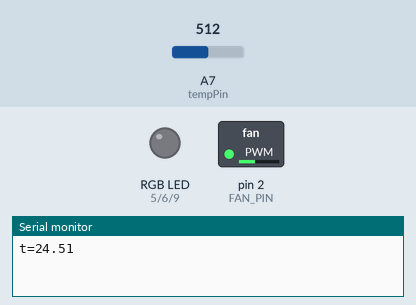
This sketch was run on a simulated Arduino Nano, built with avr-gcc and run on an emulated ATmega328P. Parts: switched loads named in the sketch (green lamp = pin HIGH), an RGB LED mixed from three pins (HIGH = lit), the last lines printed to the serial monitor. Inputs (shaded band) come from the test bench; at power-on: A7 (tempPin) = 512.

Above: at 3.2 s.
3.3 s: A7 (tempPin) set to 459
10.3 s: A7 (tempPin) set to 438
At 10.7 s:
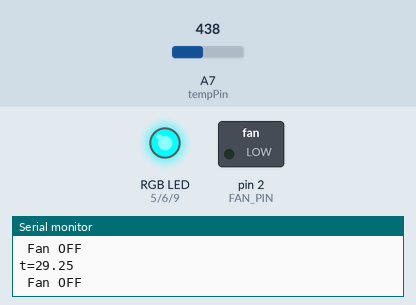
20.2 s: A7 (tempPin) set to 511
At 25.6 s:
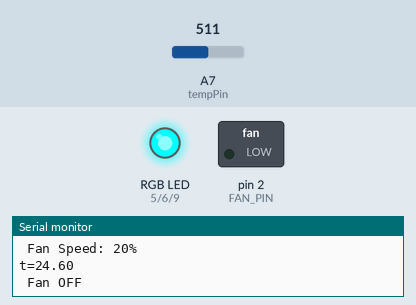
26.6 s: A7 (tempPin) set to 306
At 30.8 s:
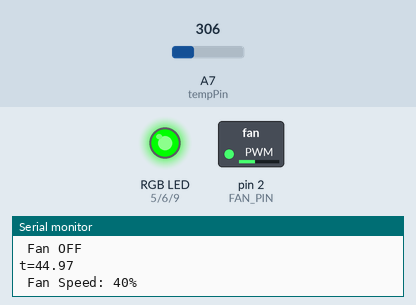
33.0 s: A7 (tempPin) set to 268
40.0 s: A7 (tempPin) set to 242
At 45.7 s:
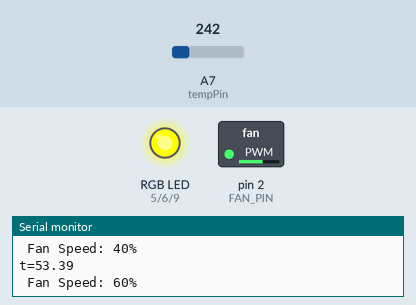
Timing chart, 0 to 49.3 s (numbered marks = the images above; inputs shaded):
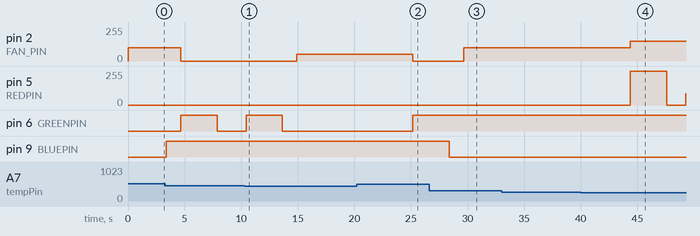

The sketch:

RgbBus.ino
```cpp
#define B 3950 // B-коэффициент
#define SERIAL_R 102000 // сопротивление последовательного резистора, 102 кОм
#define THERMISTOR_R 100000 // номинальное сопротивления термистора, 100 кОм
#define NOMINAL_T 25 // номинальная температура (при которой TR = 100 кОм)
#define REDPIN 5
#define GREENPIN 6
#define BLUEPIN 9
#include <TimerOne.h>
#include <OneWire.h>
#define FADESPEED 5     // чем выше число, тем медленнее будет fade-эффект

const byte tempPin = A7;

#define FAN_PIN 2

void setup() {
    Serial.begin( 9600 );
    Timer1.initialize(40);   // поставить частоту ШИМ 25 кГц (40 микросекунд)
    pinMode(FAN_PIN, OUTPUT);
    pinMode( tempPin, INPUT );
    Timer1.pwm(FAN_PIN, 400);  // включить вентиляторы на 40%
    pinMode(REDPIN, OUTPUT);
    pinMode(GREENPIN, OUTPUT);
    pinMode(BLUEPIN, OUTPUT);
    delay(2000);
}

void loop() {
    int r, g, b;
    int t = analogRead( tempPin );
    float tr = 1023.0 / t - 1;
    tr = SERIAL_R / tr;
    //Serial.print("R=");
    //Serial.print(tr);
    Serial.print("t=");

    float steinhart;
    steinhart = tr / THERMISTOR_R; // (R/Ro)
    steinhart = log(steinhart); // ln(R/Ro)
    steinhart /= B; // 1/B * ln(R/Ro)
    steinhart += 1.0 / (NOMINAL_T + 273.15); // + (1/To)
    steinhart = 1.0 / steinhart; // Invert
    steinhart -= 273.15;
    Serial.println(steinhart);
    int temp=steinhart;
    delay(100);


if(temp < 30 )
    { r=0;g=0;b=0;
      analogWrite(REDPIN, r);
      analogWrite(GREENPIN, g);
      analogWrite(BLUEPIN, b);
      for(b=0;b<256;b++){
      analogWrite(BLUEPIN, b);
      delay(FADESPEED);}
      for(g=0;g<256;g++){
      analogWrite(GREENPIN, g);
      delay(FADESPEED);}
      Timer1.pwm(FAN_PIN, 0);
      Serial.print(" Fan OFF\n");
      delay(100);

    }
    else if(temp>=30 && temp<=40)
    {  r=0;g=0;b=0;
      analogWrite(REDPIN, r);
      analogWrite(GREENPIN, g);
      analogWrite(BLUEPIN, b);
      for(b=0;b<256;b++){
      analogWrite(BLUEPIN, b);
      delay(FADESPEED);}

      Timer1.pwm(FAN_PIN, 200);
      Serial.print(" Fan Speed: 20%\n");
      delay(100);

    }
    else if(temp>=40 && temp<=50)
    {
      r=0;g=0;b=0;
      analogWrite(REDPIN, r);
      analogWrite(GREENPIN, g);
      analogWrite(BLUEPIN, b);
      for(g=0;g<256;g++){
      analogWrite(GREENPIN, g);
      delay(FADESPEED);}

      Timer1.pwm(FAN_PIN, 400);
      Serial.print(" Fan Speed: 40%\n");
      delay(100);
    }
    else if(temp>=50 && temp<=60)
    { r=0;g=0;b=0;
      analogWrite(REDPIN, r);
      analogWrite(GREENPIN, g);
      analogWrite(BLUEPIN, b);
      for(g=0;g<256;g++){
      analogWrite(GREENPIN, g);
      delay(FADESPEED);}
      for(r=0;r<256;r++){
      analogWrite(REDPIN, r);
      delay(FADESPEED);}
      Timer1.pwm(FAN_PIN, 600);
      Serial.print(" Fan Speed: 60%\n");
      delay(100);
    }
    else if(temp>=60 && temp<=80){
      r=0;g=0;b=0;
      analogWrite(REDPIN, r);
      analogWrite(GREENPIN, g);
      analogWrite(BLUEPIN, b);
      for(r=0;r<256;r++){
      analogWrite(REDPIN, r);
      delay(FADESPEED);}
      for(g=0;g<145;g++){
      analogWrite(GREENPIN, g);
      delay(FADESPEED);}
      Timer1.pwm(FAN_PIN, 800);
      Serial.print(" Fan Speed: 80%\n");
      delay(100);

    }
    else if(temp>80){
      r=0;g=0;b=0;
      analogWrite(REDPIN, r);
      analogWrite(GREENPIN, g);
      analogWrite(BLUEPIN, b);
      for(r=0;r<256;r++){
      analogWrite(REDPIN, r);
      delay(FADESPEED);}
      Timer1.pwm(FAN_PIN, 1000);
      Serial.print(" Fan Speed: 100%\n");
      delay(100);

    }
  delay(3000);
}
```

Measured:
- the behaviour switches between 451 and 450 on A7 (tempPin) (found by bisection; images 0 and 1)
- the behaviour switches between 259 and 258 on A7 (tempPin) (found by bisection; images 3 and 4)
- after the input at 10.3 s, pin 2 (FAN_PIN): 0/255 → 50/255 after 4.6 s; pin 6 (GREENPIN): goes on until 13.6 s, then stays LOW; pin 9 (BLUEPIN): stays HIGH (without the input it goes to HIGH after 9.9 s)
- after the input at 20.2 s, pin 2 (FAN_PIN): 50/255 → 0/255 after 5.0 s; pin 6 (GREENPIN): LOW → HIGH after 5.0 s
- after the input at 26.6 s, pin 2 (FAN_PIN): 0/255 → 100/255 after 3.1 s; pin 6 (GREENPIN): stays HIGH (without the input it goes to LOW after 1.8 s); pin 9 (BLUEPIN): HIGH → LOW after 1.8 s
- after the input at 40.0 s, pin 2 (FAN_PIN): 100/255 → 150/255 after 4.4 s; pin 5 (REDPIN): 0/255 → 255/255 after 4.4 s, → 0/255 3.2 s later, → 85/255 1.7 s later
